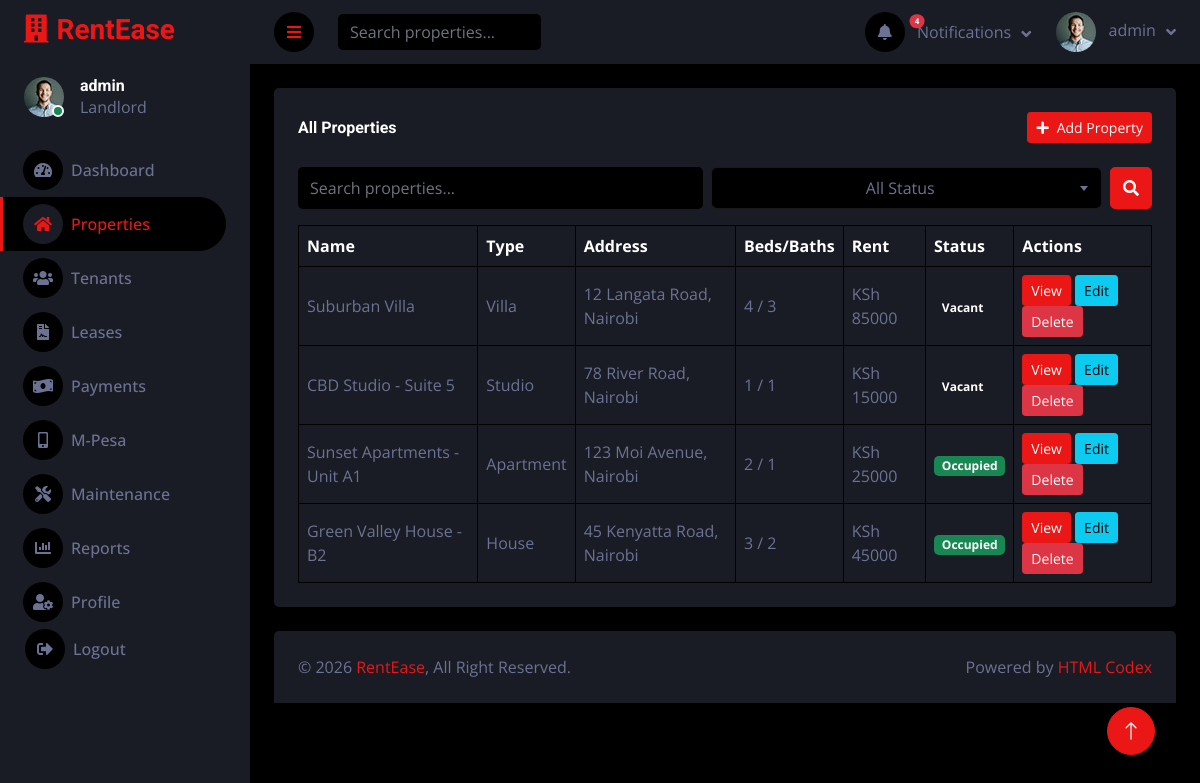
The app's page /properties/ (signed in) with its own data.
### core/models.py (models this page shows, shortened)
class Property(models.Model):
    PROPERTY_TYPES = [
        ('Apartment', 'Apartment'),
        ('House', 'House'),
        ('Studio', 'Studio'),
        ('Villa', 'Villa'),
        ('Commercial', 'Commercial'),
        ('Other', 'Other'),
    ]
    STATUS_CHOICES = [
        ('occupied', 'Occupied'),
        ('vacant', 'Vacant'),
        ('under_maintenance', 'Under Maintenance'),
    ]
    name = models.CharField(max_length=200)
    property_type = models.CharField(max_length=50, choices=PROPERTY_TYPES, default='Apartment')
    address = models.TextField()
    bedrooms = models.IntegerField(default=1)
    bathrooms = models.IntegerField(default=1)
    size_sqft = models.IntegerField(default=0)
    rent_amount = models.DecimalField(max_digits=12, decimal_places=2, validators=[MinValueValidator(0)])
    deposit = models.DecimalField(max_digits=12, decimal_places=2, validators=[MinValueValidator(0)], default=0)
    status = models.CharField(max_length=50, choices=STATUS_CHOICES, default='vacant')
    description = models.TextField(blank=True)
    created_at = models.DateTimeField(auto_now_add=True)
    updated_at = models.DateTimeField(auto_now=True)
    class Meta:
        ordering = ['-created_at']
        verbose_name_plural = 'Properties'

### core/views.py (the view)
# urls.py: path('properties/', views.property_list, name='property_list'),
@login_required
def property_list(request):
    properties = Property.objects.all()
    query = request.GET.get('q')
    status_filter = request.GET.get('status')
    if query:
        properties = properties.filter(Q(name__icontains=query) | Q(address__icontains=query))
    if status_filter:
        properties = properties.filter(status=status_filter)
    return render(request, 'core/properties/list.html', {'properties': properties})

### core/context_processors.py (called while the page is built)
def notifications(request):
    if not request.user.is_authenticated:
        return {}
    open_maintenance = Maintenance.objects.filter(
        status__in=['open', 'in_progress']
    ).count()
    overdue_payments = Payment.objects.filter(status='overdue').count()
    thirty_days = date.today() + timedelta(days=30)
    expiring_leases = Lease.objects.filter(
        status='active',
        end_date__lte=thirty_days
    ).count()
    recent_maintenance = Maintenance.objects.filter(
        status__in=['open', 'in_progress']
    ).order_by('-created_at')[:3]
    return {
        'notif_open_maintenance': open_maintenance,
        'notif_overdue_payments': overdue_payments,
        'notif_expiring_leases': expiring_leases,
        'notif_total': open_maintenance + overdue_payments + expiring_leases,
        'notif_recent_maintenance': recent_maintenance,
    }

### core/templates/core/properties/list.html (shortened to what this page needs)
{% extends 'core/base.html' %}
{% block content %}
<div class="container-fluid pt-4 px-4">
    <div class="bg-secondary text-center rounded p-4">
        <div class="d-flex align-items-center justify-content-between mb-4">
            <h6 class="mb-0">All Properties</h6>
            <a href="{% url 'property_add' %}" class="btn btn-primary btn-sm"><i class="fa fa-plus me-2"></i>Add Property</a>
        </div>
        <form class="d-flex mb-3 gap-2" method="GET">
            <input class="form-control bg-dark border-0 flex-grow-1" type="search" name="q" placeholder="Search properties..." value="{{ request.GET.q }}">
            <button class="btn btn-primary" type="submit"><i class="fa fa-search"></i></button>
        </form>
        <div class="table-responsive">
            <table class="table text-start align-middle table-bordered table-hover mb-0">
                <thead>
                    <tr class="text-white">
                        <th>Name</th>
                        <th>Type</th>
                        <th>Address</th>
                        <th>Beds/Baths</th>
                        <th>Rent</th>
                        <th>Status</th>
                        <th>Actions</th>
                    </tr>
                </thead>
                <tbody>
                    {% for p in properties %}
                    <tr>
                        <td>{{ p.name }}</td>
                        <td>{{ p.property_type }}</td>
                        <td>{{ p.address|truncatechars:30 }}</td>
                        <td>{{ p.bedrooms }} / {{ p.bathrooms }}</td>
                        <td>KSh {{ p.rent_amount|floatformat:0 }}</td>
                        <td><span class="badge bg-{% if p.status == 'occupied' %}success{% elif p.status == 'vacant' %}secondary{% else %}warning{% endif %}">{{ p.get_status_display }}</span></td>
                        <td>
                            <a class="btn btn-sm btn-primary" href="{% url 'property_view' p.pk %}">View</a>
                            <a class="btn btn-sm btn-info" href="{% url 'property_edit' p.pk %}">Edit</a>
                            <a class="btn btn-sm btn-danger" href="{% url 'property_delete' p.pk %}" onclick="return confirm('Delete this property?')">Delete</a>
                        </td>
                    </tr>
                    {% empty %}
                    <tr><td colspan="7" class="text-muted">No properties found</td></tr>
                    {% endfor %}
                </tbody>
            </table>
        </div>
    </div>
</div>
{% endblock %}

### core/templates/core/sidebar.html (shortened to what this page needs)
{% load static %}
<div class="sidebar pe-4 pb-3">
    <nav class="navbar bg-secondary navbar-dark">
        <a href="{% url 'dashboard' %}" class="navbar-brand mx-4 mb-3">
            <h3 class="text-primary"><i class="fa fa-building me-2"></i>RentEase</h3>
        </a>
        <div class="d-flex align-items-center ms-4 mb-4">
            <div class="position-relative">
                <img class="rounded-circle" src="{% static 'core/img/user.jpg' %}" alt="" style="width: 40px; height: 40px;">
                <div class="bg-success rounded-circle border border-2 border-white position-absolute end-0 bottom-0 p-1"></div>
            </div>
            <div class="ms-3">
                <h6 class="mb-0">{{ user.get_full_name|default:user.username }}</h6>
                <span>Landlord</span>
            </div>
        </div>
        <div class="navbar-nav w-100">
            <a href="{% url 'dashboard' %}" class="nav-item nav-link {% if request.resolver_match.url_name == 'dashboard' %}active{% endif %}">
                <i class="fa fa-tachometer-alt me-2"></i>Dashboard
            </a>
            <a href="{% url 'property_list' %}" class="nav-item nav-link {% if 'property' in request.resolver_match.url_name %}active{% endif %}">
                <i class="fa fa-home me-2"></i>Properties
            </a>
            <a href="{% url 'tenant_list' %}" class="nav-item nav-link {% if 'tenant' in request.resolver_match.url_name %}active{% endif %}">
                <i class="fa fa-users me-2"></i>Tenants
            </a>
            <a href="{% url 'lease_list' %}" class="nav-item nav-link {% if 'lease' in request.resolver_match.url_name %}active{% endif %}">
                <i class="fa fa-file-contract me-2"></i>Leases
            </a>
            <a href="{% url 'payment_list' %}" class="nav-item nav-link {% if 'payment' in request.resolver_match.url_name %}active{% endif %}">
                <i class="fa fa-money-bill-wave me-2"></i>Payments
            </a>
            <a href="{% url 'mpesa_list' %}" class="nav-item nav-link {% if 'mpesa' in request.resolver_match.url_name %}active{% endif %}">
                <i class="fa fa-mobile-alt me-2"></i>M-Pesa
            </a>
            <a href="{% url 'maintenance_list' %}" class="nav-item nav-link {% if 'maintenance' in request.resolver_match.url_name %}active{% endif %}">
                <i class="fa fa-tools me-2"></i>Maintenance
            </a>
            <a href="{% url 'reports' %}" class="nav-item nav-link {% if request.resolver_match.url_name == 'reports' %}active{% endif %}">
                <i class="fa fa-chart-bar me-2"></i>Reports
            </a>
            <a href="{% url 'profile' %}" class="nav-item nav-link {% if request.resolver_match.url_name == 'profile' %}active{% endif %}">
                <i class="fa fa-user-cog me-2"></i>Profile
            </a>
            <form action="{% url 'logout' %}" method="post" class="d-inline">
                <button type="submit" class="nav-item nav-link btn btn-link text-start border-0 w-100" style="padding: 0 25px;">
                    <i class="fa fa-sign-out-alt me-2"></i>Logout
                </button>
            </form>
        </div>
    </nav>
</div>

### core/templates/core/navbar.html (shortened to what this page needs)
{% load static %}
<nav class="navbar navbar-expand bg-secondary navbar-dark sticky-top px-4 py-0">
    <a href="#" class="sidebar-toggler flex-shrink-0">
        <i class="fa fa-bars"></i>
    </a>
    <form class="d-none d-md-flex ms-4" method="GET" action="{% url 'property_list' %}">
        <input class="form-control bg-dark border-0" type="search" name="q" placeholder="Search properties...">
    </form>
    <div class="navbar-nav align-items-center ms-auto">
        <div class="nav-item dropdown">
            <a href="#" class="nav-link dropdown-toggle" data-bs-toggle="dropdown">
                <span class="position-relative">
                    <i class="fa fa-bell me-lg-2"></i>
                    {% if notif_total > 0 %}
                    <span class="position-absolute top-0 start-100 translate-middle badge rounded-pill bg-danger" style="font-size: 8px;">{{ notif_total }}</span>
                    {% endif %}
                </span>
                <span class="d-none d-lg-inline-flex">Notifications</span>
            </a>
        </div>
        <div class="nav-item dropdown">
            <a href="#" class="nav-link dropdown-toggle" data-bs-toggle="dropdown">
                <img class="rounded-circle me-lg-2" src="{% static 'core/img/user.jpg' %}" alt="" style="width: 40px; height: 40px;">
                <span class="d-none d-lg-inline-flex">{{ user.get_full_name|default:user.username }}</span>
            </a>
        </div>
    </div>
</nav>

### core/static/core/css/style.css (style rules this page uses)
:root { --primary: #EB1616; --secondary: #191C24; --light: #6C7293; --dark: #000000; }
.btn { transition: .5s; }
.sidebar { position: fixed; top: 0; left: 0; bottom: 0; width: 250px; height: 100vh; overflow-y: auto; background: var(--secondary); transition: 0.5s; z-index: 999; }
@media (min-width: 992px) { .sidebar { margin-left: 0; } }
.sidebar .navbar .navbar-nav .nav-link { padding: 7px 20px; color: var(--light); font-weight: 500; border-left: 3px solid var(--secondary); border-radius: 0 30px 30px 0; outline: none; }
.sidebar .navbar .navbar-nav .nav-link:hover, .sidebar .navbar .navbar-nav .nav-link.active { color: var(--primary); background: var(--dark); border-color: var(--primary); }
.sidebar .navbar .navbar-nav .nav-link i { width: 40px; height: 40px; display: inline-flex; align-items: center; justify-content: center; background: var(--dark); border-radius: 40px; }
.sidebar .navbar .navbar-nav .nav-link:hover i, .sidebar .navbar .navbar-nav .nav-link.active i { background: var(--secondary); }
.content .navbar .navbar-nav .nav-link { margin-left: 25px; padding: 12px 0; color: var(--light); outline: none; }
.content .navbar .sidebar-toggler, .content .navbar .navbar-nav .nav-link i { width: 40px; height: 40px; display: inline-flex; align-items: center; justify-content: center; background: var(--dark); border-radius: 40px; }
.content .navbar .dropdown-toggle::after { margin-left: 6px; vertical-align: middle; border: none; content: "\f107"; font-family: "Font Awesome 5 Free"; font-weight: 900; transition: .5s; }

### records on screen
Property: name "Suburban Villa", property_type "Villa", address "12 Langata Road, Nairobi", bedrooms "4", bathrooms "3", rent_amount "85000", status "Vacant"
Property: name "CBD Studio - Suite 5", property_type "Studio", address "78 River Road, Nairobi", bedrooms "1", bathrooms "1", rent_amount "15000", status "Vacant"
Property: name "Sunset Apartments - Unit A1", property_type "Apartment", address "123 Moi Avenue, Nairobi", bedrooms "2", bathrooms "1", rent_amount "25000", status "Occupied"
Property: name "Green Valley House - B2", property_type "House", address "45 Kenyatta Road, Nairobi", bedrooms "3", bathrooms "2", rent_amount "45000", status "Occupied"

### other values on screen
{{ user.get_full_name|default:user.username }} "admin"
{{ notif_total }} "4"
